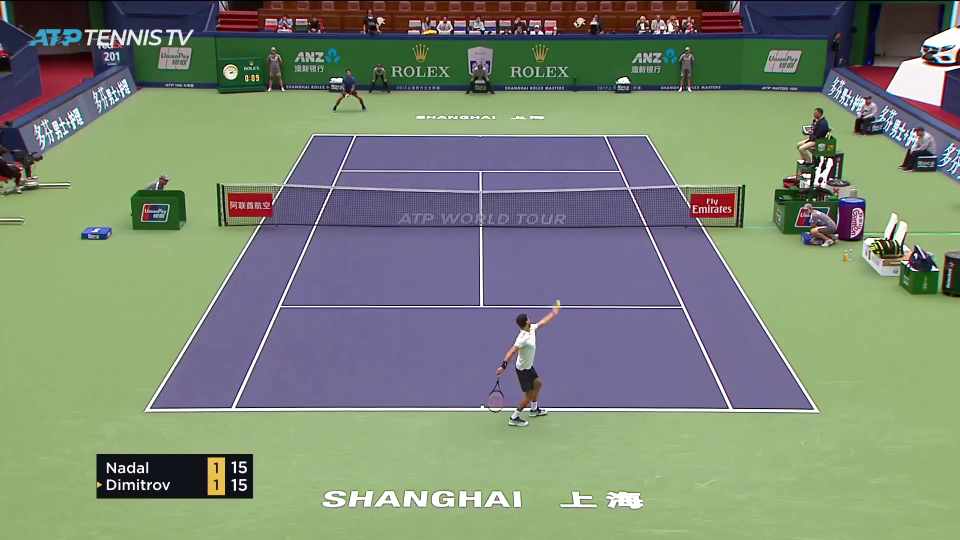
#> input picture frame 9 of VideoInput/video_input3.mp4, 1920 x 1080 px, given in place of video_input2.mp4, which was not available (shown at 1/2 size)
$ jupyter execute warped_frame.ipynb
#> lines starting #> are read from the running program, lines starting #| are printed output that depends on the picture; after the words box and inside, x2 and y2 are one past the last pixel; in counts of white or black regions, pixels touching at a corner belong together; pictures that were not available may be replaced by others from this repository, and a replacement may not be noted
[cell 1]
import cv2
import numpy as np
from collections import deque
class TennisCourt:
    """
    This class models the tennis court from a warped, top-down perspective.
    It processes detected lines to identify the key court lines and intersections.
    """
    def __init__(self, width, height, buffer_size=3):
        self.width = width
        self.height = height
        # Buffers to store recent line positions for stabilization
        self.h_line_buffer = deque(maxlen=buffer_size)
        self.v_line_buffer = deque(maxlen=buffer_size)

        # Stores the final, averaged court lines
        self.lines = {
            "horizontal": [],
            "vertical": []
        }
        self.intersections = []

    def process_frame(self, warped_edges):
        """
        Main processing function to find and model the court.
        """

        lines = cv2.HoughLinesP(warped_edges, 1, np.pi / 180, 50, minLineLength=40, maxLineGap=15)
        if lines is None:
            #self._find_intersections()
            return # No lines detected, do nothing


        horizontal, vertical = self._classify_lines(lines)


        current_h_lines = self._merge_and_average_lines(horizontal, 'horizontal')
        current_v_lines = self._merge_and_average_lines(vertical, 'vertical')

        if current_h_lines:
            self.h_line_buffer.append(current_h_lines)
        if current_v_lines:
            self.v_line_buffer.append(current_v_lines)

        self.lines["horizontal"] = self._get_stabilized_lines('horizontal')
        self.lines["vertical"] = self._get_stabilized_lines('vertical')


        self._find_intersections()

    def _get_stabilized_lines(self, orientation):
        """Averages the lines in the buffer to get a stable position."""
        buffer = self.h_line_buffer if orientation == 'horizontal' else self.v_line_buffer
        if not buffer:
            return []

        # Get all line lists from the buffer
        all_lines_from_buffer = list(buffer)

        # Use the number of lines from the most recent frame as the target
        num_lines = len(all_lines_from_buffer[-1])
        avg_lines = []

        # For each line index (e.g., 0=top, 1=middle), average its position over the buffer
        for i in range(num_lines):
            # Collect the i-th line from each frame in the buffer that has it
            line_group = [frame_lines[i] for frame_lines in all_lines_from_buffer if len(frame_lines) > i]

            if not line_group:
                continue

            if orientation == 'horizontal':
                # Average the y-coordinate
                avg_y = int(np.mean([line[1] for line in line_group]))
                avg_lines.append([0, avg_y, self.width, avg_y])
            else:  # vertical
                # Average the x-coordinate
                avg_x = int(np.mean([line[0] for line in line_group]))
                avg_lines.append([avg_x, 0, avg_x, self.height])

        # Ensure lines remain sorted by position
        coord_index = 1 if orientation == 'horizontal' else 0
        avg_lines.sort(key=lambda line: line[coord_index])

        return avg_lines

    def _classify_lines(self, lines):
        """Classify lines into horizontal and vertical from a warped perspective."""
        horizontal = []
        vertical = []
        for line in np.squeeze(lines):
            x1, y1, x2, y2 = line
            # In the warped image, lines are almost perfectly H or V
            if abs(y2 - y1) < 2:  # Horizontal
                horizontal.append(line)
            elif abs(x2 - x1) < 2:  # Vertical
                vertical.append(line)
        return horizontal, vertical

    def _merge_and_average_lines(self, lines, orientation):
        """Group close lines and average them into a single line."""
        if not lines:
            return []

        # Sort lines by their position (y for horizontal, x for vertical)
        coord_index = 1 if orientation == 'horizontal' else 0
        lines.sort(key=lambda line: line[coord_index])

        merged_lines = []
        while lines:
            base_line = lines.pop(0)
            group = [base_line]

            # Find all other lines in the list that are close to the base_line
            remaining_lines = []
            for line in lines:
                if abs(line[coord_index] - base_line[coord_index]) < 2: # Proximity threshold
                    group.append(line)
                elif abs(line[coord_index] - base_line[coord_index]) < 50:
                    ignore = True
                else:
                    remaining_lines.append(line)
            lines = remaining_lines

            # Average the lines in the group to a single idealized line
            if orientation == 'horizontal':
                all_y = np.concatenate([l[1::2] for l in group]) # Get all y-coordinates
                avg_y = int(np.mean(all_y))
                # Create a full-width line
                merged_lines.append([0, avg_y, self.width, avg_y])
            else: # 'vertical'
                all_x = np.concatenate([l[0::2] for l in group]) # Get all x-coordinates
                avg_x = int(np.mean(all_x))
                # Create a full-height line
                merged_lines.append([avg_x, 0, avg_x, self.height])

        return merged_lines

    def _find_intersections(self):
        """Calculate intersection points from the final horizontal and vertical lines."""
        self.intersections = []
        for h_line in self.lines['horizontal']:
            y = h_line[1]
            for v_line in self.lines['vertical']:
                x = v_line[0]
                self.intersections.append((x, y))

    def draw(self, image):
        """Draws the modeled court lines and intersections on an image."""
        # Draw the idealized lines in yellow
        for line_type in self.lines.values():
            for line in line_type:
                x1, y1, x2, y2 = line
                cv2.line(image, (x1, y1), (x2, y2), (0, 255, 0), 1)

        # Draw the intersections as red circles
        for point in self.intersections:
            cv2.circle(image, point, 2, (0, 0, 255), -1)

# --- Main Video Processing Loop ---

video_path = "VideoInput/video_input2.mp4"
cap = cv2.VideoCapture(video_path)

# Your source points for perspective transform
src_points = np.float32([[288.0, 152.0], [668.0, 150.0], [182.0, 429.0], [783.0, 428.0]])
width, height = 400, 500
dst_points = np.float32([[0, 0], [width, 0], [0, height], [width, height]])
M = cv2.getPerspectiveTransform(src_points, dst_points)

# Initialize the court detector
court_detector = TennisCourt(width, height)

while True:
    ret, frame = cap.read()
#> frame is the input picture: shape (1080, 1920, 3); mean B, G, R 118, 136.2, 124.8
    if not ret:
        break

    frame = cv2.resize(frame, (960, 540))
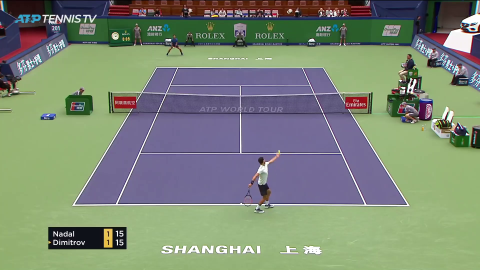
#> frame: shape (540, 960, 3) (shown at 1/2 size); mean B, G, R 118.1, 136.2, 124.9

    # 1. Get binary edge image
    gray = cv2.cvtColor(frame, cv2.COLOR_BGR2GRAY)
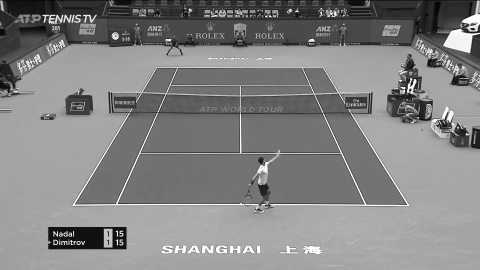
#> gray: shape (540, 960) (shown at 1/2 size); min 0, max 255, mean 130.7
    gray = cv2.threshold(gray, 200, 255, cv2.THRESH_BINARY)[1]
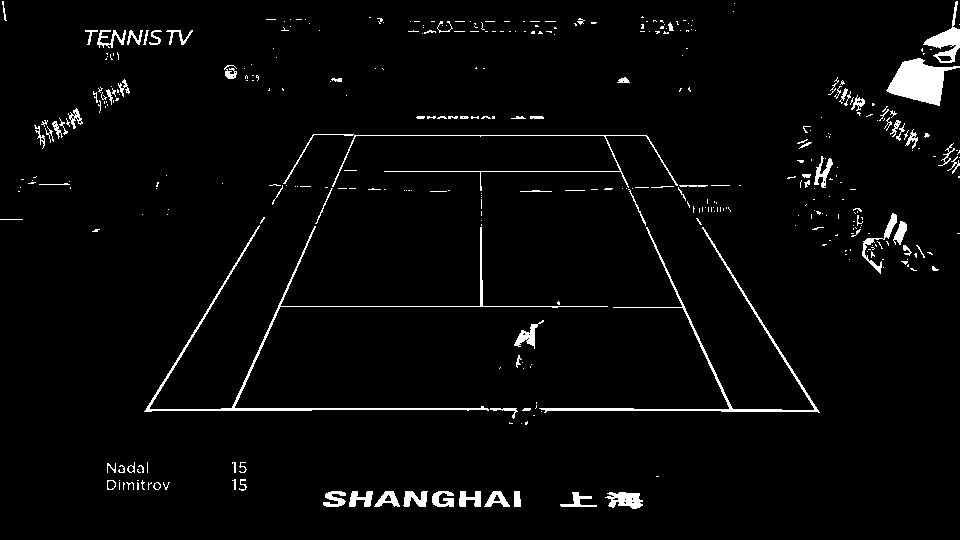
#> gray: shape (540, 960); 3.1% white; 389 white regions (298 under 20 px), largest, box (x1, y1, x2, y2) and area: (144, 225, 608, 412) 2276, (886, 58, 960, 106) 1892, (539, 227, 820, 413) 1762
    blurred = cv2.GaussianBlur(gray, (5, 5), 0)
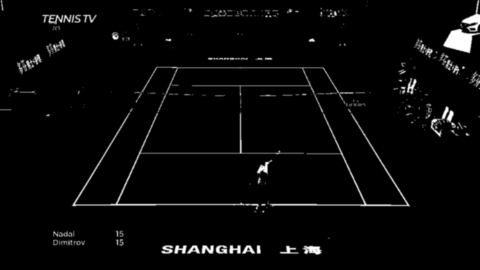
#> blurred: shape (540, 960) (shown at 1/2 size); min 0, max 255, mean 7.8
    edges = cv2.Canny(blurred, 50, 150)
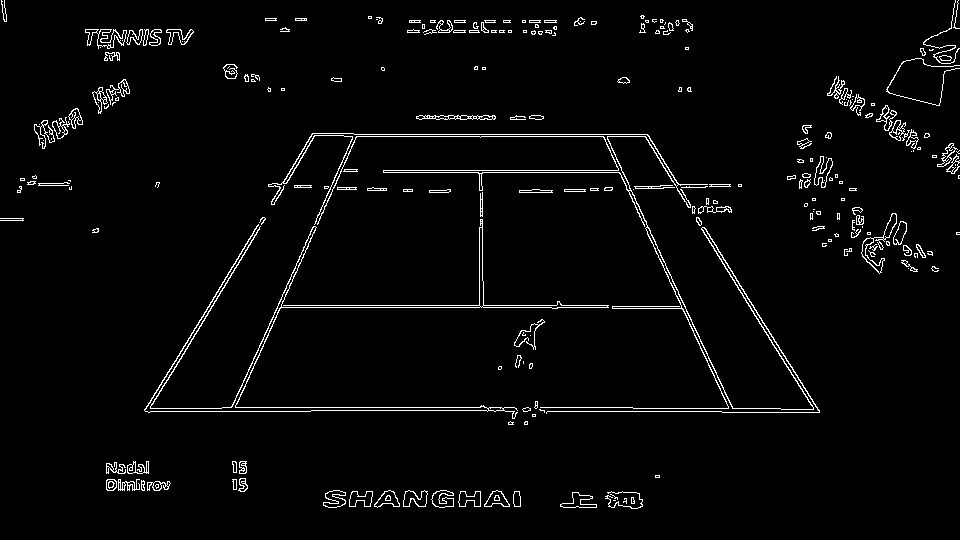
#> edges: shape (540, 960); 2.9% white in thin lines or dots

    # 2. Warp the edge image to get a top-down view
    warped_edges = cv2.warpPerspective(edges, M, (width, height))
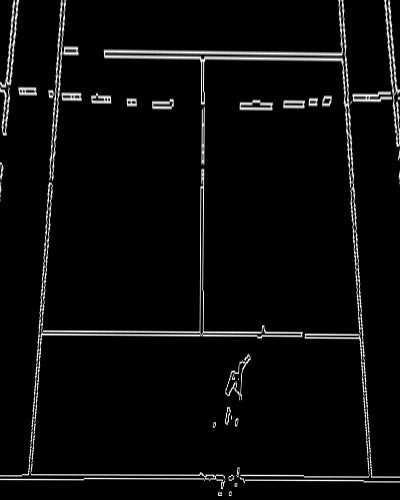
#> warped_edges: shape (500, 400); min 0, max 255, mean 10.6

    # 3. Process this frame to find and model the court
    court_detector.process_frame(warped_edges)
#> in process_frame, `lines = cv2.HoughLinesP(warped_edges, 1, np.pi / 180, 50, minLineLengt..`: lines = 82 rows, first 6: [30, 480, 64, 0], [338, 0, 371, 482], [28, 480, 61, 0], [31, 480, 65, 0], [339, 0, 373, 482], [0, 479, 363, 479]
#> the loop in _classify_lines, `for line in np.squeeze(lines):` made 82 passes
#> after the loop in _classify_lines, `for line in np.squeeze(lines):`: horizontal = 21 items, first 6: [0, 479, 363, 479], [104, 55, 342, 55], [0, 475, 303, 475], [22, 474, 303, 474], [104, 57, 347, 57], [104, 56, 346, 56]; vertical = [[203, 336, 203, 51], [201, 227, 201, 51], [202, 188, 202, 51], [200, 336, 200, 185], [204, 187, 204, 50]]
#> the loop in _merge_and_average_lines, `while lines:` made 4 passes
#> (all_y, avg_y) on passes 1 to 4: ([51, 52], 51), ([102, 101], 101), ([331, 332], 331), ([474, 474, 475, 475], 474)
#> after the loop in _merge_and_average_lines, `while lines:`: merged_lines = [[0, 51, 400, 51], [0, 101, 400, 101], [0, 331, 400, 331], [0, 474, 400, 474]]
#> in process_frame, `current_h_lines = self._merge_and_average_lines(horizontal, 'horizonta..`: current_h_lines has the same summary as merged_lines in _merge_and_average_lines
#> the loop in _merge_and_average_lines (call 2), `while lines:` made 1 pass
#> (all_x, avg_x) on pass 1: ([200, 200, 201, 201], 200)
#> in process_frame, `current_v_lines = self._merge_and_average_lines(vertical, 'vertical')`: current_v_lines = [[200, 0, 200, 500]]

    # 4. Create an image to draw the detected court model on
    # We can overlay this on the warped video frame
    warped_frame = cv2.warpPerspective(frame, M, (width, height))
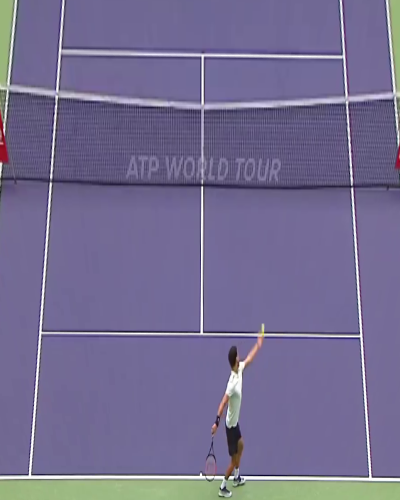
#> warped_frame: shape (500, 400, 3); mean B, G, R 144.9, 109.3, 116.1
    court_drawing = warped_frame.copy() # Draw on a copy of the warped frame
    court_detector.draw(court_drawing)
#> after the loop in draw, `for line_type in self.lines.values():`:
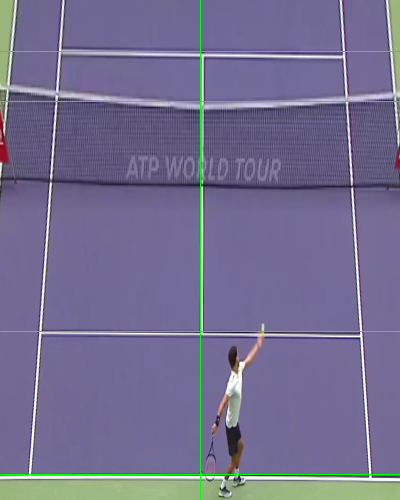
#> image: shape (500, 400, 3); mean B, G, R 143.5, 110.9, 115

    # Show the original frame and the result
    cv2.imshow("Original Frame", frame)
    cv2.imshow("Detected Court with Intersections", court_drawing)

    if cv2.waitKey(1) & 0xFF == ord('q'):
#> (key q is pressed here)
        break

cap.release()
cv2.destroyAllWindows()
print("Processing complete.")

[cell 2]
import cv2
import numpy as np
from collections import deque
class TennisCourt:
    """
    This class models the tennis court from a warped, top-down perspective.
    It processes detected lines to identify the key court lines and intersections.
    """
    def __init__(self, width, height, alpha=0.3):
        self.width = width
        self.height = height
        self.alpha = alpha
        # Buffers to store recent line positions for stabilization
        self.last_h_lines = []
        self.last_v_lines = []

        # Stores the final, averaged court lines
        self.lines = {
            "horizontal": [],
            "vertical": []
        }
        self.intersections = []

    def process_frame(self, warped_edges):
        """
        Main processing function to find and model the court.
        """

        lines = cv2.HoughLinesP(warped_edges, 1, np.pi / 180, 50, minLineLength=50, maxLineGap=20)
        if lines is not None:
            horizontal, vertical = self._classify_lines(lines)

            current_h_lines = self._merge_and_average_lines(horizontal, 'horizontal')
            current_v_lines = self._merge_and_average_lines(vertical, 'vertical')

            # Smooth horizontal lines
            if self.last_h_lines and len(current_h_lines) == len(self.last_h_lines):
                for i in range(len(current_h_lines)):
                    # Apply exponential moving average
                    old_y = self.last_h_lines[i][1]
                    new_y = current_h_lines[i][1]
                    avg_y = int(old_y * (1 - self.alpha) + new_y * self.alpha)
                    self.last_h_lines[i] = [0, avg_y, self.width, avg_y]
            else:
                self.last_h_lines = current_h_lines

            # Smooth vertical lines
            if self.last_v_lines and len(current_v_lines) == len(self.last_v_lines):
                for i in range(len(current_v_lines)):
                    old_x = self.last_v_lines[i][0]
                    new_x = current_v_lines[i][0]
                    avg_x = int(old_x * (1 - self.alpha) + new_x * self.alpha)
                    self.last_v_lines[i] = [avg_x, 0, avg_x, self.height]
            else:
                self.last_v_lines = current_v_lines

        # Use the smoothed lines for drawing
        self.lines["horizontal"] = self.last_h_lines
        self.lines["vertical"] = self.last_v_lines

        self._find_intersections()

    def _classify_lines(self, lines):
        """Classify lines into horizontal and vertical from a warped perspective."""
        horizontal = []
        vertical = []
        for line in np.squeeze(lines):
            x1, y1, x2, y2 = line
            # In the warped image, lines are almost perfectly H or V
            if abs(y2 - y1) < 5:  # Horizontal
                horizontal.append(line)
            elif abs(x2 - x1) < 5:  # Vertical
                vertical.append(line)
        return horizontal, vertical

    def _merge_and_average_lines(self, lines, orientation):
        """Group close lines and average them into a single line."""
        if not lines:
            return []

        # Sort lines by their position (y for horizontal, x for vertical)
        coord_index = 1 if orientation == 'horizontal' else 0
        lines.sort(key=lambda line: line[coord_index])

        merged_lines = []
        while lines:
            base_line = lines.pop(0)
            group = [base_line]

            # Find all other lines in the list that are close to the base_line
            remaining_lines = []
            for line in lines:
                if abs(line[coord_index] - base_line[coord_index]) < 5: # Proximity threshold
                    group.append(line)
                elif abs(line[coord_index] - base_line[coord_index]) < 100:
                    ignore = True
                else:
                    remaining_lines.append(line)
            lines = remaining_lines

            # Average the lines in the group to a single idealized line
            if orientation == 'horizontal':
                all_y = np.concatenate([l[1::2] for l in group]) # Get all y-coordinates
                avg_y = int(np.mean(all_y))
                # Create a full-width line
                merged_lines.append([0, avg_y, self.width, avg_y])
            else: # 'vertical'
                all_x = np.concatenate([l[0::2] for l in group]) # Get all x-coordinates
                avg_x = int(np.mean(all_x))
                # Create a full-height line
                merged_lines.append([avg_x, 0, avg_x, self.height])

        return merged_lines

    def _find_intersections(self):
        """Calculate intersection points from the final horizontal and vertical lines."""
        self.intersections = []
        for h_line in self.lines['horizontal']:
            y = h_line[1]
            for v_line in self.lines['vertical']:
                x = v_line[0]
                self.intersections.append((x, y))


    def draw(self, image):
        """Draws the modeled court lines and intersections on an image."""
        # Draw the idealized lines in yellow
        for line_type in self.lines.values():
            for line in line_type:
                x1, y1, x2, y2 = line
                cv2.line(image, (x1, y1), (x2, y2), (0, 255, 0), 1)

        # Draw the intersections as red circles
        for point in self.intersections:
            cv2.circle(image, point, 2, (0, 0, 255), -1)

# --- Main Video Processing Loop ---

video_path = "VideoInput/video_input2.mp4"
cap = cv2.VideoCapture(video_path)

# Your source points for perspective transform
src_points = np.float32([[288.0, 152.0], [668.0, 150.0], [182.0, 429.0], [783.0, 428.0]])
width, height = 400, 500
dst_points = np.float32([[0, 0], [width, 0], [0, height], [width, height]])
M = cv2.getPerspectiveTransform(src_points, dst_points)
#> M = [[1.57, 0.602, -544.5], [0.0223, 4.24, -650.8], [3.57e-05, 0.00312, 1]]

# Initialize the court detector
court_detector = TennisCourt(width, height)

while True:
    ret, frame = cap.read()
    if not ret:
        break

    frame = cv2.resize(frame, (960, 540))

    # 1. Get binary edge image
    gray = cv2.cvtColor(frame, cv2.COLOR_BGR2GRAY)
    gray = cv2.threshold(gray, 200, 255, cv2.THRESH_BINARY)[1]
    blurred = cv2.GaussianBlur(gray, (5, 5), 0)
    edges = cv2.Canny(blurred, 50, 150)

    # 2. Warp the edge image to get a top-down view
    warped_edges = cv2.warpPerspective(edges, M, (width, height))

    # 3. Process this frame to find and model the court
    court_detector.process_frame(warped_edges)
#> in process_frame, `lines = cv2.HoughLinesP(warped_edges, 1, np.pi / 180, 50, minLineLengt..`: lines = 77 rows, first 6: [30, 480, 64, 0], [338, 0, 371, 482], [28, 480, 61, 0], [31, 480, 65, 0], [339, 0, 373, 482], [0, 479, 363, 479]
#> the loop in _classify_lines, `for line in np.squeeze(lines):` made 77 passes
#> after the loop in _classify_lines, `for line in np.squeeze(lines):`: horizontal = 31 items, first 6: [0, 479, 363, 479], [104, 55, 342, 55], [81, 330, 362, 334], [0, 475, 303, 475], [103, 49, 345, 53], [22, 474, 303, 474]; vertical = [[203, 336, 203, 51], [201, 227, 201, 51], [202, 188, 202, 51], [200, 336, 200, 185], [204, 187, 204, 50], [2, 132, 4, 81]]
#> the loop in _merge_and_average_lines, `while lines:` made 3 passes
#> (all_y, avg_y) on passes 1 to 3: ([49, 53, 50, 52], 51), ([330, 334, 330, 333, 334, 336], 332), ([474, 474, 475, 475, 476, 476, 477, 477, 478, 478], 476)
#> after the loop in _merge_and_average_lines, `while lines:`: merged_lines = [[0, 51, 400, 51], [0, 332, 400, 332], [0, 476, 400, 476]]
#> in process_frame, `current_h_lines = self._merge_and_average_lines(horizontal, 'horizonta..`: current_h_lines has the same summary as merged_lines in _merge_and_average_lines
#> the loop in _merge_and_average_lines (call 2), `while lines:` made 2 passes
#> (all_x, avg_x) on passes 1 to 2: ([2, 4], 3), ([200, 200, 201, 201, 202, 202, 203, 203, 204, 204], 202)
#> in process_frame, `current_v_lines = self._merge_and_average_lines(vertical, 'vertical')`: current_v_lines = [[3, 0, 3, 500], [202, 0, 202, 500]]
#> in process_frame, `self.last_h_lines = current_h_lines`: self.last_h_lines has the same summary as merged_lines in _merge_and_average_lines
#> the loop in _find_intersections, `for h_line in self.lines['horizontal']:` made 3 passes
#> (h_line, y) on passes 1 to 3: ([0, 51, 400, 51], 51), ([0, 332, 400, 332], 332), ([0, 476, 400, 476], 476)
#> after the loop in _find_intersections, `for h_line in self.lines['horizontal']:`: self.intersections = [(3, 51), (202, 51), (3, 332), (202, 332), (3, 476), (202, 476)]

    # 4. Create an image to draw the detected court model on
    # We can overlay this on the warped video frame
    warped_frame = cv2.warpPerspective(frame, M, (width, height))
    court_drawing = warped_frame.copy() # Draw on a copy of the warped frame
    court_detector.draw(court_drawing)
#> the loop in draw, `for line_type in self.lines.values():` made 2 passes
#> line_type on passes 1 to 2: [[0, 51, 400, 51], [0, 332, 400, 332], [0, 476, 400, 476]], [[3, 0, 3, 500], [202, 0, 202, 500]]
#> after the loop in draw, `for line_type in self.lines.values():`:
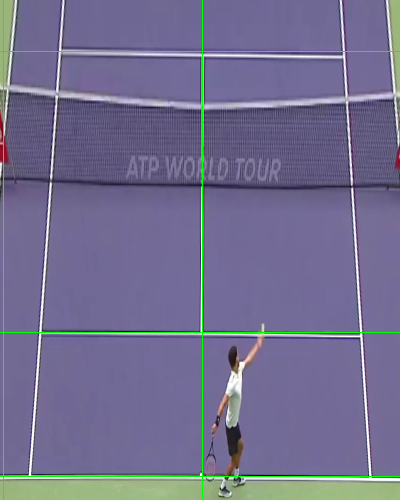
#> image: shape (500, 400, 3); mean B, G, R 143.1, 110.5, 114.5
#> the loop in draw, `for point in self.intersections:` made 6 passes

    # Show the original frame and the result
    cv2.imshow("Original Frame", frame)
    cv2.imshow("Detected Court with Intersections", court_drawing)

    if cv2.waitKey(1) & 0xFF == ord('q'):
#> (key q is pressed here)
        break

cap.release()
cv2.destroyAllWindows()
print("Processing complete.")
